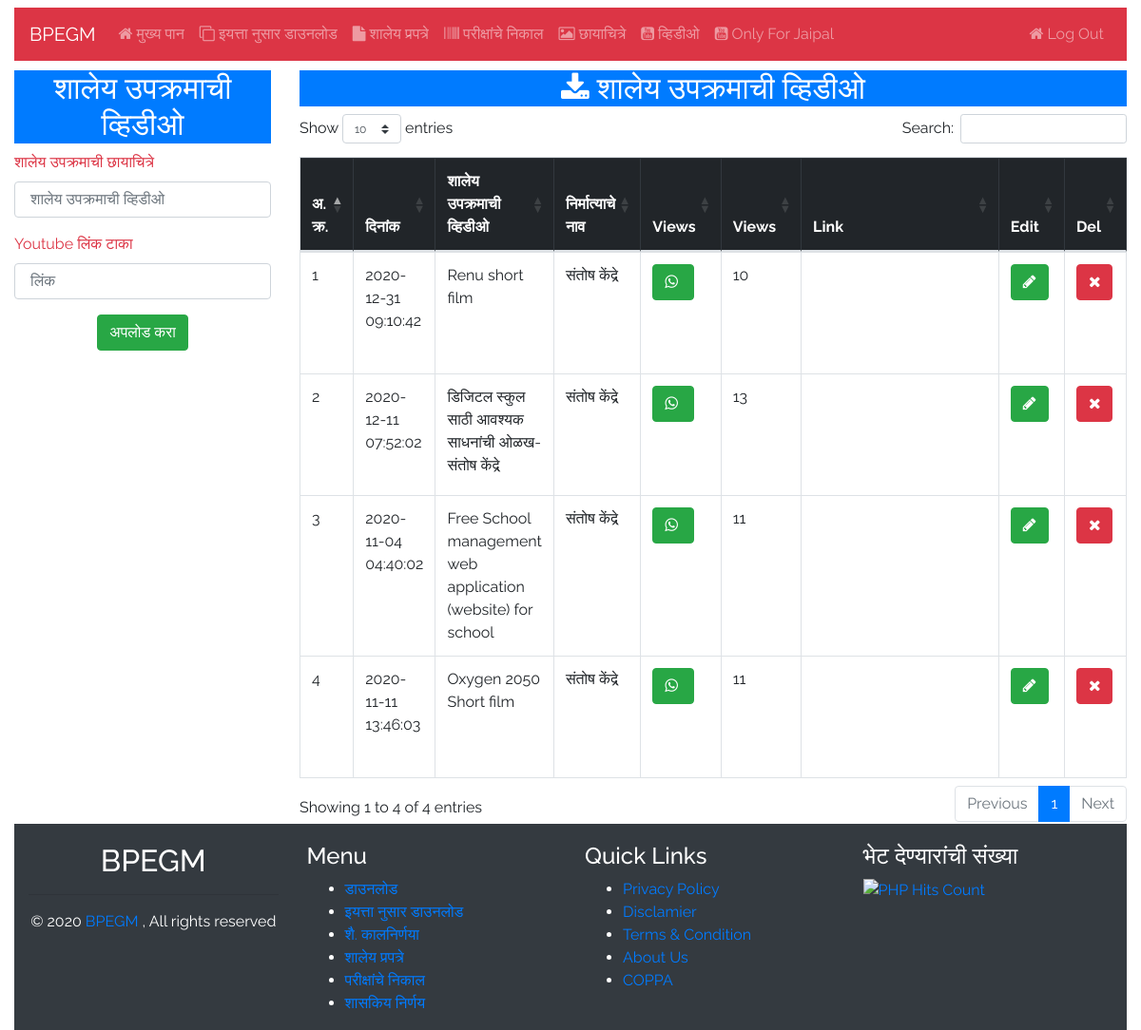
/user/video.php (signed in), run on the app's committed database.
### tables this page shows
CREATE TABLE `video` (
  `id` int(10) NOT NULL,
  `subject` varchar(250) NOT NULL,
  `link` varchar(250) NOT NULL,
  `date` timestamp NOT NULL DEFAULT CURRENT_TIMESTAMP ON UPDATE CURRENT_TIMESTAMP,
  `uploaderId` int(11) NOT NULL,
  `views` int(11) NOT NULL
);

CREATE TABLE `uploaderby` (
  `id` int(11) NOT NULL,
  `name` varchar(250) NOT NULL,
  `schoolName` varchar(250) NOT NULL,
  `mobile` varchar(250) NOT NULL,
  `info` text NOT NULL,
  `image` varchar(250) NOT NULL,
  `password` varchar(255) NOT NULL
);

### user/video.php (the view, shortened to what this page needs)
<?php
$userId = $_SESSION['id'];
include('inc/top.php');
include('inc/userInfo.php');
?>
    <div class="container-fluid">
        <div class="row">
            <div class="col-lg-12">
                <?php include('inc/navbar.php');?>
            </div>
        </div>
        <div class="row" style="margin-top:10px;">
            <div class="col-md-3 mb-4">
                <h2 class="text-center bg-primary text-white"> शालेय उपक्रमाची व्हिडीओ     </h2>
                <form action="" method="post" enctype="multipart/form-data">
                    <div class="form-group ">
                        <label class="text-danger"> शालेय उपक्रमाची छायाचित्रे </label>
                        <input type="text" class="form-control" placeholder=" शालेय उपक्रमाची व्हिडीओ  " name="title" required> </div>
                    <div class="form-group ">
                        <label class="text-danger">Youtube लिंक टाका </label>
                        <input type="text" class="form-control" placeholder=" लिंक" name="link" required> </div>
                    <div class="form-group " align="center">
                        <button type="submit" class="btn btn-success" name="submit">अपलोड करा </button>
                    </div>
                </form>
            </div>
            <div class="col-md-9">
                <div class="table-responsive">
                    <h2 class="text-center bg-primary text-white"><i class="fa fa-download"></i> शालेय उपक्रमाची व्हिडीओ  </h2>
                    <table class="table table-bordered " id="table2excel">
                        <thead class="table-dark">
                            <tr>
                                <th scope="col">अ. क्र.</th>
                                <th scope="col">दिनांक </th>
                                <th scope="col"> शालेय उपक्रमाची व्हिडीओ </th>
                                <th scope="col">निर्मात्याचे नाव </th>
                                <th scope="col">Views </th>
                                <th scope="col">Views </th>
                                <th scope="col">Link </th>
                                <th scope="col">Edit </th>
                                <th scope="col">Del </th>
                            </tr>
                        </thead>
                        <tbody>
                            <?php
                           $download = "SELECT * FROM video WHERE uploaderId = '$userId' ORDER BY id DESC ";
                            $run_download = mysqli_query($con, $download);
                            $ia=0;
                            while($row_download = mysqli_fetch_array($run_download)){
                                $download_id = $row_download['id'];
                                $download_date = $row_download['date'];
                                $download_subject = $row_download['subject'];
                                $download_link = $row_download['link'];
                                $uploaderId = $row_download['uploaderId'];
                                $views = $row_download['views'];
                                $uploadera = "SELECT * FROM uploaderby WHERE id = $uploaderId";
                                $run_downloada = mysqli_query($con, $uploadera);
                                $row_uploadera = mysqli_fetch_array($run_downloada);
                                $uploader_id = $row_uploadera['id'];
                                $uploader_name = $row_uploadera['name'];
                                $ia=$ia+1;
                                $whatsappLink = $baseUrl.'adobe-photoshop-2019-download-for-windows-10.php?id='.$download_id.'%26user='.$uploader_id;
                                ?>
                                <tr class="">
                                    <td>
                                        <?php echo $ia;?>
                                    </td>
                                    <td>
                                        <?php echo $download_date;?>
                                    </td>
                                    <td>
                                        <?php echo $download_subject;?>
                                    </td>
                                    <td>
                                        <?php echo $uploader_name;?>
                                    </td>
                                    <td> <a href="whatsapp://send?text=<?php echo $whatsappLink;?>" data-action="share/whatsapp/share" class="btn btn-success whatsapp "><i class="fa fa-whatsapp pr-1"></i></a> </td>
                                    <td>
                                        <?php echo $views;?>
                                    </td>
                                    <td class="align-middle" width="250px">
                                        <div class="embed-responsive embed-responsive-16by9">
                                            <iframe class="embed-responsive-item" src="https://www.youtube.com/embed/<?php echo $download_link;?>?rel=0" allowfullscreen></iframe>
                                        </div>
                                    </td>
                                    <td><a href="editVideo.php?id=<?php echo $download_id;?>" class="btn btn-success"><i class="fa fa-pencil" aria-hidden="true"></i></a></td>
                                    <td><a href="video.php?id=<?php echo $download_id;?>" class="btn btn-danger"><i class="fa fa-times" aria-hidden="true"></i></a></td>
                                </tr>
                                <?php } ?>
                        </tbody>
                    </table>
                </div>
            </div>
        </div>
        <div class="container-fluid">
            <div class="row bg-dark" style="padding-top:20px;">
                <?php include('inc/footer.php');?>
            </div>
        </div>
    </div>
    </body>
    </html>

### user/inc/top.php (style rules this page uses)
body { font-family: 'Raleway'; }

### data on the page
video: date "2020-12-31 09:10:42", subject "Renu short film", uploaderby.name "संतोष केंद्रे", views "10"
video: date "2020-12-11 07:52:02", subject "डिजिटल स्कुल साठी आवश्यक साधनांची ओळख- संतोष केंद्रे", uploaderby.name "संतोष केंद्रे", views "13"
video: date "2020-11-04 04:40:02", subject "Free School management web application (website) for school", uploaderby.name "संतोष केंद्रे", views "11"
video: date "2020-11-11 13:46:03", subject "Oxygen 2050 Short film", uploaderby.name "संतोष केंद्रे", views "11"
